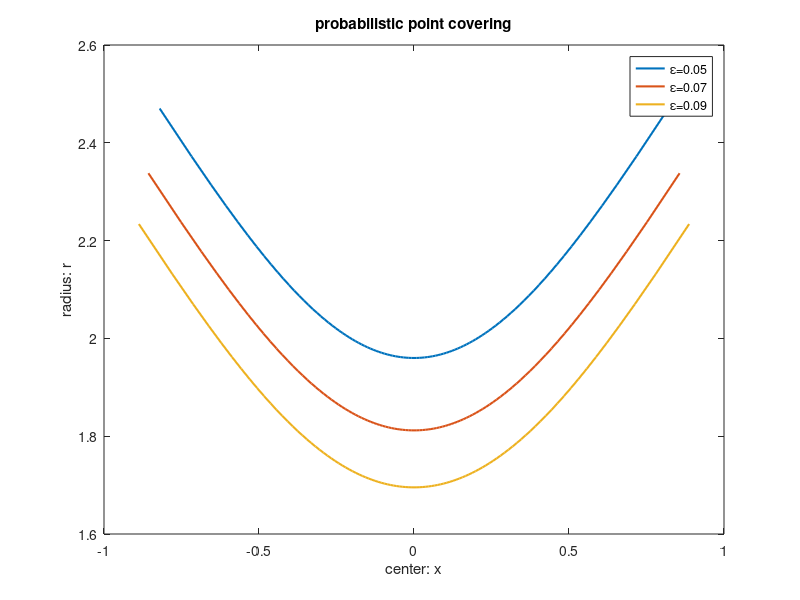

Write the MATLAB code that produced this figure.
function ex_1DPC_gaussian()
%EX_1DPC_GAUSSIAN  Examples of 1-dim Probabilistic Point Covering

%   ConvertChanceConstraint (CCC)
%   Copyright (c) 2018-2019
%   by X.Geng
%
%   This file is part of CCC.
%   Covered by the 3-clause BSD License (see LICENSE file for details).
%   See https://github.com/xb00dx/ConvertChanceConstraint-ccc for more info.

%% 1-dim Probabilistic Point Covering
% \min_{x,r} r \\
%       s.t. P( x-r <= \xi <= x+r ) >= 1-epsilon
%            r >= 0
% \xi is from a standard Gaussian distribution N(0,1)
% this code plots the feasible region and optimal solution
dist = makedist('Normal','mu',0,'sigma',1);

%% Plot the true feasible region
% use \rho as a parameter
% x-r = \Phi^{-1}(\rho)
% x+r = \Phi^{-1}(1-\epsilon+\rho)
epsilons = 0.05:0.02:0.1; n_epsilon = length(epsilons);
n_rho = 100;
xs = NaN*ones(n_rho,n_epsilon); rs = NaN*ones(n_rho,n_epsilon);
for i_epsilon = 1:n_epsilon
    epsilon = epsilons(i_epsilon);
    rhos = epsilon*(1:n_rho)/n_rho; 
for i_rho = 1:n_rho
    rho = rhos(i_rho);
    xs(i_rho,i_epsilon) = 0.5* ( icdf(dist,rho) + icdf(dist,1-epsilon+rho) );
    rs(i_rho,i_epsilon) = 0.5* (-icdf(dist,rho) + icdf(dist,1-epsilon+rho) );
end
end

feas_region = figure;
legend_str = {};
for i_epsilon = 1:n_epsilon
    legend_str = [legend_str, ['\epsilon=',num2str(epsilons(i_epsilon))]];
    plot(xs(:,i_epsilon), rs(:,i_epsilon),'LineWidth',1.5), hold on,
end
xlabel('center: x'), ylabel('radius: r'),
legend(legend_str,'Location','best'),
title('probabilistic point covering')
% print(feas_region,'-depsc','-painters','1d_pointcovering_feasibleregion.eps')
% print(feas_region,'-dsvg','1d_pointcovering_feasibleregion.svg')
% save('1d_pointcovering_feasibleregion.mat','xs','rs','epsilons','rhos');
end